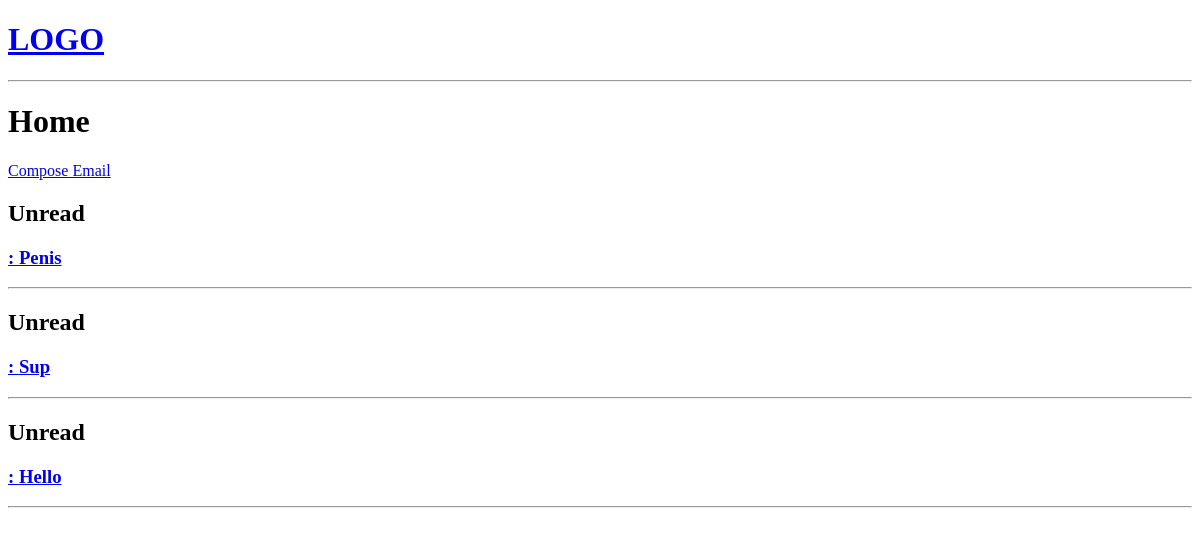
/, run on an earlier commit of the app's database.
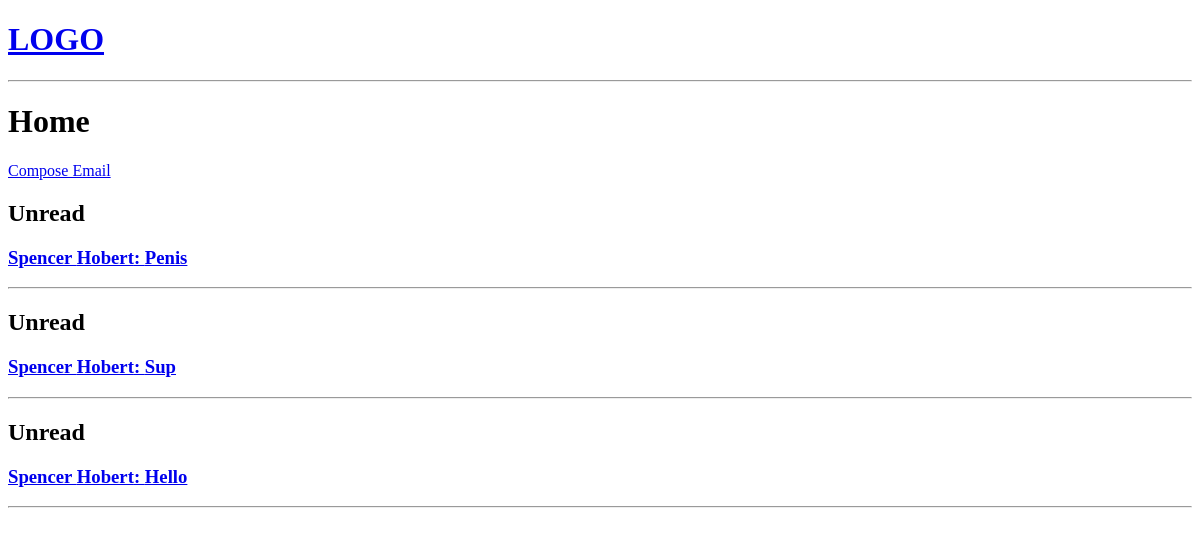
And on a later commit of the database.
### base/models.py (models this page shows, shortened)
class Mail(models.Model):
    sender = models.ForeignKey(User, on_delete=models.CASCADE, null=True, related_name='sender') #null=True IS TEMPORARY. CHANGE LATER.
    receiver = models.ForeignKey(User, on_delete=models.CASCADE, null=True, related_name='receiver') #null=True IS TEMPORARY. CHANGE LATER.
    currentBox = models.ForeignKey(Box, on_delete=models.CASCADE, null=True) #Which box the mail is currently in. Defaults to Inbox.
    title = models.CharField(max_length=200) #Max length of 200 char
    previousContent = models.TextField(null=True) #Field CAN be blank
    content = models.TextField() #Text field cannot be blank
    sentDate = models.DateTimeField(auto_now_add=True) #Time is saved once it's first created
    isResponse = models.BooleanField(default=False) #If email is a response to another email, true
    isArchived = models.BooleanField(default=False) #If archived, true
    isDeleted = models.BooleanField(default=False) #If deleted, true
    isUnread = models.BooleanField(default=True) #If unread, true. Defaults to unread
    isHighlighted = models.BooleanField(default=False) #If highlighted, true
    isSelected = models.BooleanField(default=False) #If selected, true
    class Meta:
        ordering = ['-sentDate', 'title'] #Newest emails are first

### base/views.py (the view)
# urls.py: path('', views.home, name='home'),
def home(request): #On the homescreen
    mail = Mail.objects.all() #Grab all mail in database
    context = {'mail': mail}
    return render(request, 'home.html', context)

### base/templates/base/home.html
{% extends 'main.html' %}
{% block content %}
<h1>Home</h1>
<div>
    <a href="{% url 'sendMail' %}">Compose Email</a>
    {% for letter in mail %}
        {% if letter.isUnread == True %}
            <h2>Unread</h2>
        {% else %}
            <h2>Read</h2>
        {% endif %}
        <a href="{% url 'mail' letter.id %}"><h3>{{letter.sender.first_name}} {{letter.sender.last_name}}: {{letter.title}}</h3></a>
        <hr>
    {% endfor %}
</div>
{% endblock content %}

### templates/main.html (shortened to what this page needs)
<!DOCTYPE html>
<html lang="en">
<head>
</head>
<body>
    {% include 'navbar.html' %}
    {% block content %}
    {% endblock %}
</body>
</html>

### templates/navbar.html
<a href="/">
    <h1>LOGO</h1>
</a>
<hr>

What changed in the data, as far as the page shows it:
changed Mail "Penis": sender.first_name (not shown) → "Spencer"; sender.last_name (not shown) → "Hobert"
changed Mail "Sup": sender.first_name (not shown) → "Spencer"; sender.last_name (not shown) → "Hobert"
changed Mail "Hello": sender.first_name (not shown) → "Spencer"; sender.last_name (not shown) → "Hobert"
